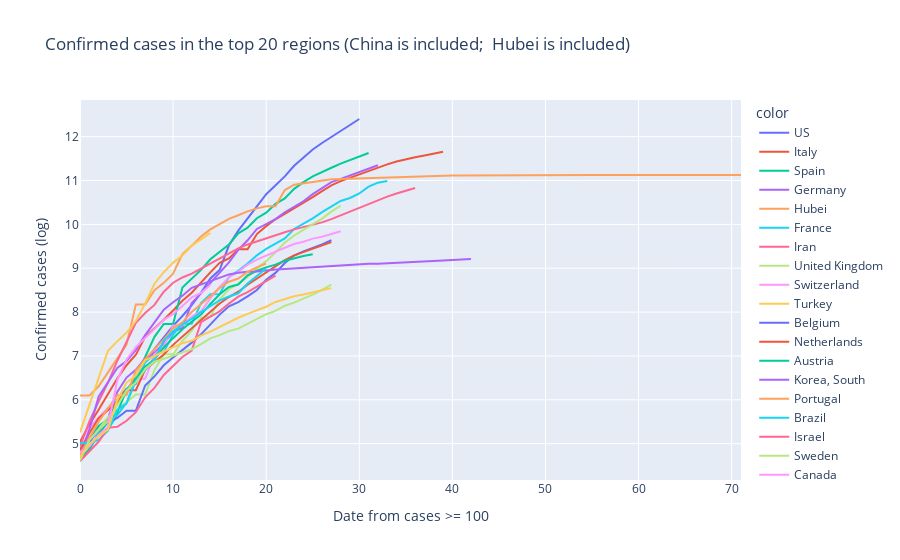

Notebook code cell kept with this figure:
### Code cell
PlotTrend_Con_InA(Top = 20, China = True, Hubei = True, Start = 100, log = True, China_Sum = False)

### Figure 1 — Plotly figure (JSON) as saved in the notebook; plotly's stock layout.template omitted (floating-point values rounded to 4 significant figures)
{"data": [{"hoverlabel": {"namelength": 0}, "hovertemplate": "color=US<br>Date from cases >= 100=%{x}<br>Confirmed cases (log)=%{y}", "legendgroup": "US", "line": {"color": "#636efa", "dash": "solid"}, "mode": "lines", "name": "US", "showlegend": true, "type": "scatter", "x": [0, 1, 2, 3, 4, 5, 6, 7, 8, 9, 10, 11, 12, 13, 14, 15, 16, 17, 18, 19, 20, 21, 22, 23, 24, 25, 26, 27, 28, 29, 30], "xaxis": "x", "y": [4.771, 5.004, 5.38, 5.568, 5.996, 6.25, 6.368, 6.866, 7.155, 7.416, 7.687, 7.911, 8.16, 8.441, 8.767, 8.96, 9.523, 9.857, 10.15, 10.41, 10.69, 10.89, 11.09, 11.34, 11.53, 11.71, 11.86, 11.99, 12.15, 12.27, 12.4], "yaxis": "y"}, {"hoverlabel": {"namelength": 0}, "hovertemplate": "color=Italy<br>Date from cases >= 100=%{x}<br>Confirmed cases (log)=%{y}", "legendgroup": "Italy", "line": {"color": "#EF553B", "dash": "solid"}, "mode": "lines", "name": "Italy", "showlegend": true, "type": "scatter", "x": [0, 1, 2, 3, 4, 5, 6, 7, 8, 9, 10, 11, 12, 13, 14, 15, 16, 17, 18, 19, 20, 21, 22, 23, 24, 25, 26, 27, 28, 29, 30, 31, 32, 33, 34, 35, 36, 37, 38, 39], "xaxis": "x", "y": [5.043, 5.434, 5.775, 6.116, 6.485, 6.789, 7.028, 7.435, 7.619, 7.825, 8.036, 8.258, 8.442, 8.68, 8.906, 9.124, 9.225, 9.43, 9.43, 9.779, 9.96, 10.12, 10.24, 10.36, 10.48, 10.62, 10.76, 10.89, 10.99, 11.07, 11.14, 11.22, 11.3, 11.37, 11.43, 11.49, 11.53, 11.57, 11.61, 11.65], "yaxis": "y"}, {"hoverlabel": {"namelength": 0}, "hovertemplate": "color=Spain<br>Date from cases >= 100=%{x}<br>Confirmed cases (log)=%{y}", "legendgroup": "Spain", "line": {"color": "#00cc96", "dash": "solid"}, "mode": "lines", "name": "Spain", "showlegend": true, "type": "scatter", "x": [0, 1, 2, 3, 4, 5, 6, 7, 8, 9, 10, 11, 12, 13, 14, 15, 16, 17, 18, 19, 20, 21, 22, 23, 24, 25, 26, 27, 28, 29, 30, 31], "xaxis": "x", "y": [4.787, 5.106, 5.403, 5.557, 5.991, 6.215, 6.512, 6.978, 7.435, 7.731, 7.731, 8.563, 8.763, 8.962, 9.205, 9.371, 9.54, 9.796, 9.924, 10.14, 10.27, 10.47, 10.59, 10.81, 10.96, 11.09, 11.2, 11.29, 11.38, 11.47, 11.55, 11.63], "yaxis": "y"}, {"hoverlabel": {"namelength": 0}, "hovertemplate": "color=Germany<br>Date from cases >= 100=%{x}<br>Confirmed cases (log)=%{y}", "legendgroup": "Germany", "line": {"color": "#ab63fa", "dash": "solid"}, "mode": "lines", "name": "Germany", "showlegend": true, "type": "scatter", "x": [0, 1, 2, 3, 4, 5, 6, 7, 8, 9, 10, 11, 12, 13, 14, 15, 16, 17, 18, 19, 20, 21, 22, 23, 24, 25, 26, 27, 28, 29, 30, 31, 32], "xaxis": "x", "y": [4.868, 5.069, 5.278, 5.568, 6.178, 6.507, 6.683, 6.947, 7.07, 7.284, 7.554, 7.639, 8.209, 8.431, 8.665, 8.892, 9.133, 9.42, 9.637, 9.896, 10.01, 10.12, 10.28, 10.4, 10.53, 10.69, 10.84, 10.96, 11.04, 11.11, 11.18, 11.26, 11.35], "yaxis": "y"}, {"hoverlabel": {"namelength": 0}, "hovertemplate": "color=Hubei<br>Date from cases >= 100=%{x}<br>Confirmed cases (log)=%{y}", "legendgroup": "Hubei", "line": {"color": "#FFA15A", "dash": "solid"}, "mode": "lines", "name": "Hubei", "showlegend": true, "type": "scatter", "x": [0, 1, 2, 3, 4, 5, 6, 7, 8, 9, 10, 11, 12, 13, 14, 15, 16, 17, 18, 19, 20, 21, 22, 23, 24, 25, 26, 27, 28, 29, 30, 31, 32, 33, 34, 35, 36, 37, 38, 39, 40, 41, 42, 43, 44, 45, 46, 47, 48, 49, 50, 51, 52, 53, 54, 55, 56, 57, 58, 59, 60, 61, 62, 63, 64, 65, 66, 67, 68, 69, 70, 71], "xaxis": "x", "y": [6.096, 6.096, 6.308, 6.635, 6.964, 7.261, 8.176, 8.176, 8.498, 8.667, 8.875, 9.322, 9.512, 9.722, 9.887, 10.0, 10.12, 10.21, 10.3, 10.36, 10.42, 10.42, 10.78, 10.9, 10.94, 10.97, 11.0, 11.03, 11.04, 11.04, 11.05, 11.07, 11.07, 11.07, 11.08, 11.09, 11.09, 11.1, 11.1, 11.11, 11.11, 11.12, 11.12, 11.12, 11.12, 11.12, 11.12, 11.12, 11.12, 11.12, 11.12, 11.12, 11.12, 11.12, 11.12, 11.12, 11.12, 11.12, 11.12, 11.12, 11.12, 11.12, 11.12, 11.12, 11.12, 11.12, 11.12, 11.12, 11.12, 11.12, 11.12, 11.12], "yaxis": "y"}, {"hoverlabel": {"namelength": 0}, "hovertemplate": "color=France<br>Date from cases >= 100=%{x}<br>Confirmed cases (log)=%{y}", "legendgroup": "France", "line": {"color": "#19d3f3", "dash": "solid"}, "mode": "lines", "name": "France", "showlegend": true, "type": "scatter", "x": [0, 1, 2, 3, 4, 5, 6, 7, 8, 9, 10, 11, 12, 13, 14, 15, 16, 17, 18, 19, 20, 21, 22, 23, 24, 25, 26, 27, 28, 29, 30, 31, 32, 33], "xaxis": "x", "y": [4.605, 4.868, 5.252, 5.318, 5.652, 5.932, 6.482, 6.855, 7.026, 7.098, 7.487, 7.732, 7.732, 8.205, 8.405, 8.412, 8.8, 8.943, 9.11, 9.294, 9.442, 9.567, 9.681, 9.896, 10.01, 10.14, 10.28, 10.4, 10.53, 10.6, 10.7, 10.86, 10.95, 10.99], "yaxis": "y"}, {"hoverlabel": {"namelength": 0}, "hovertemplate": "color=Iran<br>Date from cases >= 100=%{x}<br>Confirmed cases (log)=%{y}", "legendgroup": "Iran", "line": {"color": "#FF6692", "dash": "solid"}, "mode": "lines", "name": "Iran", "showlegend": true, "type": "scatter", "x": [0, 1, 2, 3, 4, 5, 6, 7, 8, 9, 10, 11, 12, 13, 14, 15, 16, 17, 18, 19, 20, 21, 22, 23, 24, 25, 26, 27, 28, 29, 30, 31, 32, 33, 34, 35, 36], "xaxis": "x", "y": [4.934, 5.501, 5.961, 6.385, 6.886, 7.314, 7.756, 7.98, 8.164, 8.465, 8.67, 8.79, 8.876, 8.992, 9.105, 9.218, 9.338, 9.452, 9.542, 9.615, 9.691, 9.762, 9.82, 9.886, 9.934, 9.982, 10.05, 10.12, 10.2, 10.29, 10.38, 10.47, 10.55, 10.63, 10.71, 10.77, 10.83], "yaxis": "y"}, {"hoverlabel": {"namelength": 0}, "hovertemplate": "color=United Kingdom<br>Date from cases >= 100=%{x}<br>Confirmed cases (log)=%{y}", "legendgroup": "United Kingdom", "line": {"color": "#B6E880", "dash": "solid"}, "mode": "lines", "name": "United Kingdom", "showlegend": true, "type": "scatter", "x": [0, 1, 2, 3, 4, 5, 6, 7, 8, 9, 10, 11, 12, 13, 14, 15, 16, 17, 18, 19, 20, 21, 22, 23, 24, 25, 26, 27, 28], "xaxis": "x", "y": [4.745, 5.094, 5.328, 5.609, 5.771, 5.945, 6.122, 6.122, 6.682, 7.039, 7.039, 7.341, 7.576, 7.873, 7.897, 8.29, 8.521, 8.645, 8.802, 8.997, 9.162, 9.364, 9.585, 9.746, 9.879, 10.01, 10.13, 10.29, 10.43], "yaxis": "y"}, {"hoverlabel": {"namelength": 0}, "hovertemplate": "color=Switzerland<br>Date from cases >= 100=%{x}<br>Confirmed cases (log)=%{y}", "legendgroup": "Switzerland", "line": {"color": "#FF97FF", "dash": "solid"}, "mode": "lines", "name": "Switzerland", "showlegend": true, "type": "scatter", "x": [0, 1, 2, 3, 4, 5, 6, 7, 8, 9, 10, 11, 12, 13, 14, 15, 16, 17, 18, 19, 20, 21, 22, 23, 24, 25, 26, 27, 28], "xaxis": "x", "y": [4.736, 5.366, 5.591, 5.82, 5.924, 6.196, 6.48, 6.48, 7.038, 7.215, 7.696, 7.696, 7.901, 8.016, 8.313, 8.574, 8.791, 8.919, 9.082, 9.198, 9.296, 9.377, 9.467, 9.552, 9.604, 9.675, 9.717, 9.785, 9.843], "yaxis": "y"}, {"hoverlabel": {"namelength": 0}, "hovertemplate": "color=Turkey<br>Date from cases >= 100=%{x}<br>Confirmed cases (log)=%{y}", "legendgroup": "Turkey", "line": {"color": "#FECB52", "dash": "solid"}, "mode": "lines", "name": "Turkey", "showlegend": true, "type": "scatter", "x": [0, 1, 2, 3, 4, 5, 6, 7, 8, 9, 10, 11, 12, 13, 14], "xaxis": "x", "y": [5.257, 5.883, 6.507, 7.12, 7.332, 7.535, 7.797, 8.197, 8.648, 8.91, 9.129, 9.29, 9.513, 9.66, 9.806], "yaxis": "y"}, {"hoverlabel": {"namelength": 0}, "hovertemplate": "color=Belgium<br>Date from cases >= 100=%{x}<br>Confirmed cases (log)=%{y}", "legendgroup": "Belgium", "line": {"color": "#636efa", "dash": "solid"}, "mode": "lines", "name": "Belgium", "showlegend": true, "type": "scatter", "x": [0, 1, 2, 3, 4, 5, 6, 7, 8, 9, 10, 11, 12, 13, 14, 15, 16, 17, 18, 19, 20, 21, 22, 23, 24, 25, 26, 27], "xaxis": "x", "y": [4.691, 5.13, 5.298, 5.476, 5.587, 5.749, 5.749, 6.326, 6.535, 6.787, 6.964, 7.125, 7.304, 7.493, 7.722, 7.943, 8.132, 8.228, 8.359, 8.505, 8.738, 8.893, 9.12, 9.291, 9.384, 9.455, 9.544, 9.639], "yaxis": "y"}, {"hoverlabel": {"namelength": 0}, "hovertemplate": "color=Netherlands<br>Date from cases >= 100=%{x}<br>Confirmed cases (log)=%{y}", "legendgroup": "Netherlands", "line": {"color": "#EF553B", "dash": "solid"}, "mode": "lines", "name": "Netherlands", "showlegend": true, "type": "scatter", "x": [0, 1, 2, 3, 4, 5, 6, 7, 8, 9, 10, 11, 12, 13, 14, 15, 16, 17, 18, 19, 20, 21, 22, 23, 24, 25, 26, 27], "xaxis": "x", "y": [4.852, 5.236, 5.58, 5.771, 5.945, 6.221, 6.221, 6.69, 6.866, 7.034, 7.253, 7.441, 7.626, 7.808, 8.004, 8.197, 8.344, 8.466, 8.623, 8.766, 8.913, 9.06, 9.186, 9.293, 9.372, 9.441, 9.519, 9.595], "yaxis": "y"}, {"hoverlabel": {"namelength": 0}, "hovertemplate": "color=Austria<br>Date from cases >= 100=%{x}<br>Confirmed cases (log)=%{y}", "legendgroup": "Austria", "line": {"color": "#00cc96", "dash": "solid"}, "mode": "lines", "name": "Austria", "showlegend": true, "type": "scatter", "x": [0, 1, 2, 3, 4, 5, 6, 7, 8, 9, 10, 11, 12, 13, 14, 15, 16, 17, 18, 19, 20, 21, 22, 23, 24, 25], "xaxis": "x", "y": [4.644, 4.875, 5.204, 5.505, 5.71, 6.223, 6.485, 6.757, 6.926, 7.194, 7.406, 7.607, 7.778, 7.942, 8.184, 8.406, 8.572, 8.628, 8.841, 8.943, 9.021, 9.081, 9.171, 9.228, 9.279, 9.317], "yaxis": "y"}, {"hoverlabel": {"namelength": 0}, "hovertemplate": "color=Korea, South<br>Date from cases >= 100=%{x}<br>Confirmed cases (log)=%{y}", "legendgroup": "Korea, South", "line": {"color": "#ab63fa", "dash": "solid"}, "mode": "lines", "name": "Korea, South", "showlegend": true, "type": "scatter", "x": [0, 1, 2, 3, 4, 5, 6, 7, 8, 9, 10, 11, 12, 13, 14, 15, 16, 17, 18, 19, 20, 21, 22, 23, 24, 25, 26, 27, 28, 29, 30, 31, 32, 33, 34, 35, 36, 37, 38, 39, 40, 41, 42], "xaxis": "x", "y": [4.644, 5.318, 6.071, 6.4, 6.725, 6.884, 7.14, 7.476, 7.757, 8.055, 8.226, 8.374, 8.554, 8.634, 8.714, 8.794, 8.86, 8.898, 8.92, 8.924, 8.956, 8.971, 8.985, 8.998, 9.007, 9.016, 9.026, 9.038, 9.055, 9.066, 9.082, 9.101, 9.101, 9.109, 9.12, 9.131, 9.141, 9.157, 9.168, 9.176, 9.189, 9.199, 9.208], "yaxis": "y"}, {"hoverlabel": {"namelength": 0}, "hovertemplate": "color=Portugal<br>Date from cases >= 100=%{x}<br>Confirmed cases (log)=%{y}", "legendgroup": "Portugal", "line": {"color": "#FFA15A", "dash": "solid"}, "mode": "lines", "name": "Portugal", "showlegend": true, "type": "scatter", "x": [0, 1, 2, 3, 4, 5, 6, 7, 8, 9, 10, 11, 12, 13, 14, 15, 16, 17, 18, 19, 20], "xaxis": "x", "y": [4.718, 5.13, 5.501, 5.802, 6.105, 6.105, 6.666, 6.928, 7.155, 7.378, 7.63, 7.767, 8.005, 8.173, 8.359, 8.551, 8.693, 8.765, 8.915, 9.018, 9.109], "yaxis": "y"}, {"hoverlabel": {"namelength": 0}, "hovertemplate": "color=Brazil<br>Date from cases >= 100=%{x}<br>Confirmed cases (log)=%{y}", "legendgroup": "Brazil", "line": {"color": "#19d3f3", "dash": "solid"}, "mode": "lines", "name": "Brazil", "showlegend": true, "type": "scatter", "x": [0, 1, 2, 3, 4, 5, 6, 7, 8, 9, 10, 11, 12, 13, 14, 15, 16, 17, 18, 19, 20], "xaxis": "x", "y": [5.017, 5.017, 5.088, 5.298, 5.771, 5.919, 6.431, 6.676, 6.929, 7.343, 7.562, 7.717, 7.845, 8.001, 8.137, 8.27, 8.356, 8.429, 8.651, 8.83, 8.993], "yaxis": "y"}, {"hoverlabel": {"namelength": 0}, "hovertemplate": "color=Israel<br>Date from cases >= 100=%{x}<br>Confirmed cases (log)=%{y}", "legendgroup": "Israel", "line": {"color": "#FF6692", "dash": "solid"}, "mode": "lines", "name": "Israel", "showlegend": true, "type": "scatter", "x": [0, 1, 2, 3, 4, 5, 6, 7, 8, 9, 10, 11, 12, 13, 14, 15, 16, 17, 18, 19, 20, 21], "xaxis": "x", "y": [4.605, 4.836, 5.043, 5.361, 5.384, 5.521, 5.717, 6.057, 6.271, 6.568, 6.783, 6.976, 7.121, 7.77, 7.898, 8.018, 8.194, 8.354, 8.454, 8.586, 8.715, 8.833], "yaxis": "y"}, {"hoverlabel": {"namelength": 0}, "hovertemplate": "color=Sweden<br>Date from cases >= 100=%{x}<br>Confirmed cases (log)=%{y}", "legendgroup": "Sweden", "line": {"color": "#B6E880", "dash": "solid"}, "mode": "lines", "name": "Sweden", "showlegend": true, "type": "scatter", "x": [0, 1, 2, 3, 4, 5, 6, 7, 8, 9, 10, 11, 12, 13, 14, 15, 16, 17, 18, 19, 20, 21, 22, 23, 24, 25, 26, 27], "xaxis": "x", "y": [4.615, 5.081, 5.313, 5.513, 5.872, 6.215, 6.395, 6.702, 6.868, 6.93, 7.006, 7.082, 7.154, 7.272, 7.402, 7.475, 7.567, 7.624, 7.735, 7.834, 7.952, 8.029, 8.145, 8.216, 8.301, 8.397, 8.507, 8.625], "yaxis": "y"}, {"hoverlabel": {"namelength": 0}, "hovertemplate": "color=Canada<br>Date from cases >= 100=%{x}<br>Confirmed cases (log)=%{y}", "legendgroup": "Canada", "line": {"color": "#FF97FF", "dash": "solid"}, "mode": "lines", "name": "Canada", "showlegend": true, "type": "scatter", "x": [0, 1, 2, 3, 4, 5, 6, 7, 8, 9, 10, 11, 12, 13, 14], "xaxis": "x", "y": [4.796, 4.934, 5.198, 5.389, 6.443, 6.921, 7.202, 7.398, 7.613, 7.823, 7.952, 8.14, 8.334, 8.436, 8.616], "yaxis": "y"}, {"hoverlabel": {"namelength": 0}, "hovertemplate": "color=Norway<br>Date from cases >= 100=%{x}<br>Confirmed cases (log)=%{y}", "legendgroup": "Norway", "line": {"color": "#FECB52", "dash": "solid"}, "mode": "lines", "name": "Norway", "showlegend": true, "type": "scatter", "x": [0, 1, 2, 3, 4, 5, 6, 7, 8, 9, 10, 11, 12, 13, 14, 15, 16, 17, 18, 19, 20, 21, 22, 23, 24, 25, 26, 27], "xaxis": "x", "y": [4.682, 4.99, 5.17, 5.323, 5.991, 6.394, 6.554, 6.904, 6.994, 7.107, 7.195, 7.288, 7.346, 7.465, 7.557, 7.658, 7.777, 7.871, 7.96, 8.034, 8.122, 8.231, 8.298, 8.363, 8.4, 8.443, 8.489, 8.546], "yaxis": "y"}], "layout": {"legend": {"title": {"text": "color"}, "tracegroupgap": 0}, "title": {"text": "Confirmed cases in the top 20 regions (China is included;  Hubei is included)"}, "xaxis": {"anchor": "y", "domain": [0, 1], "title": {"text": "Date from cases >= 100"}}, "yaxis": {"anchor": "x", "domain": [0, 1], "title": {"text": "Confirmed cases (log)"}}}}
